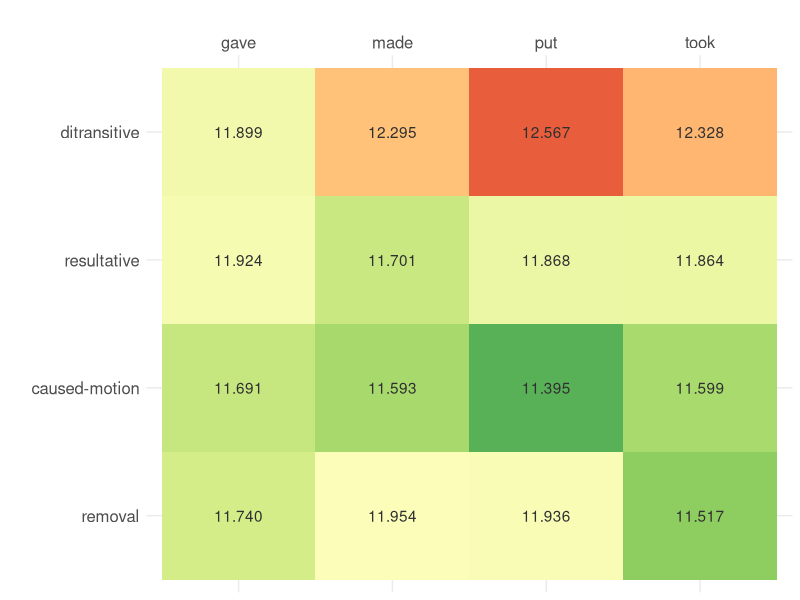
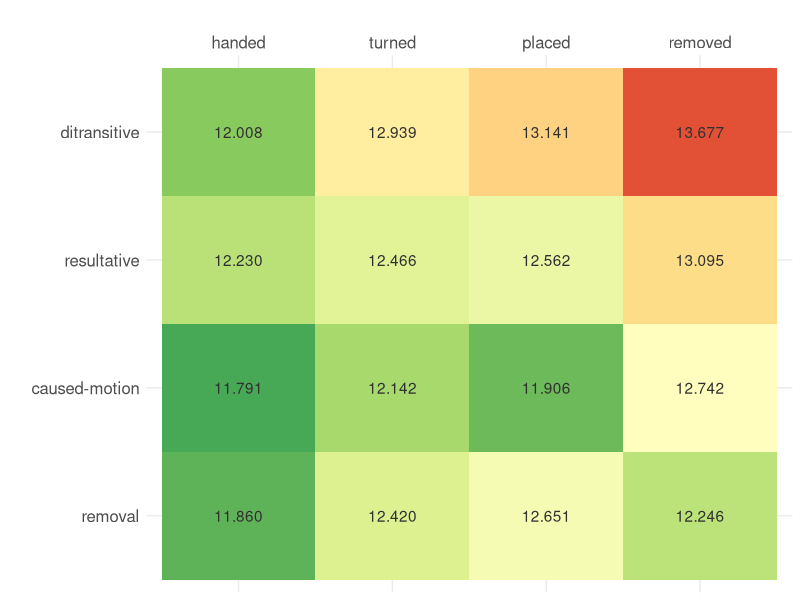
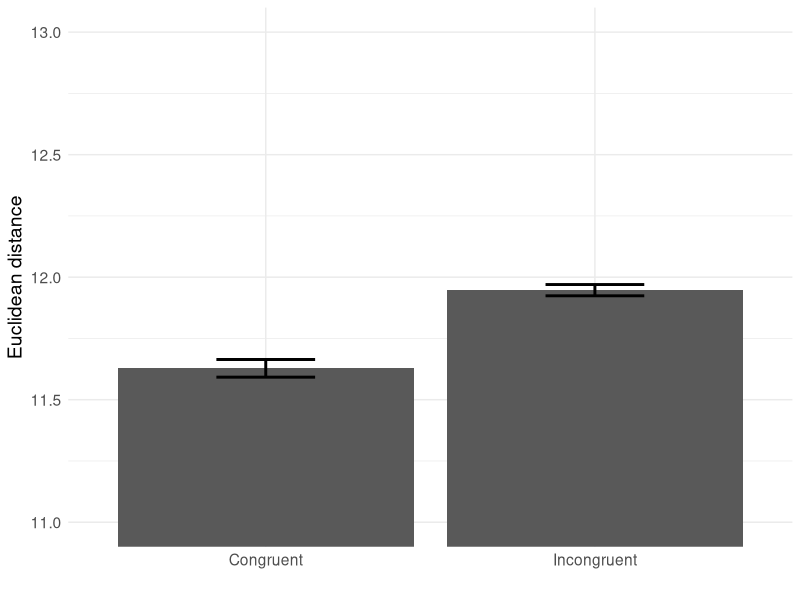
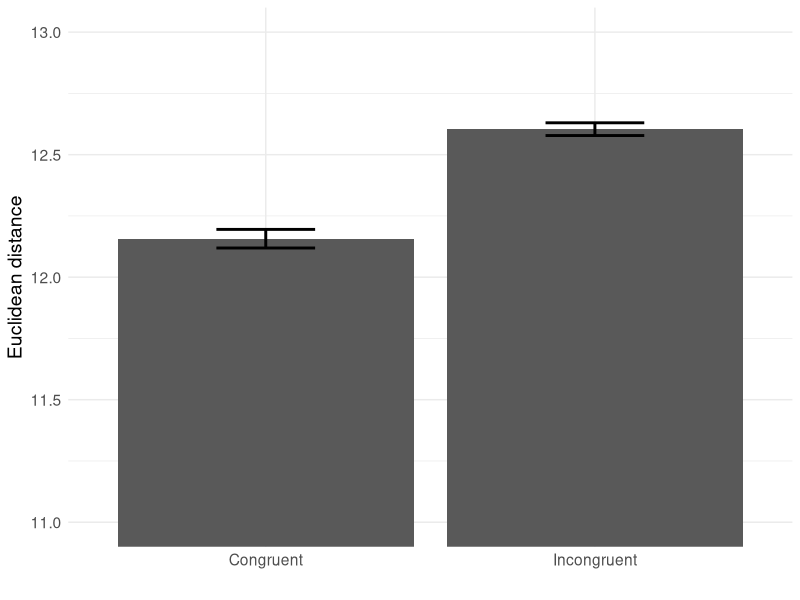
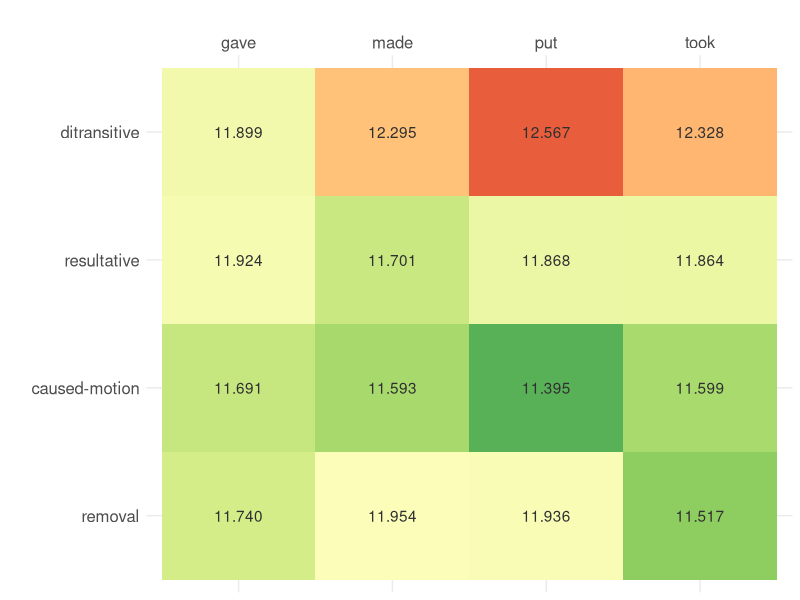
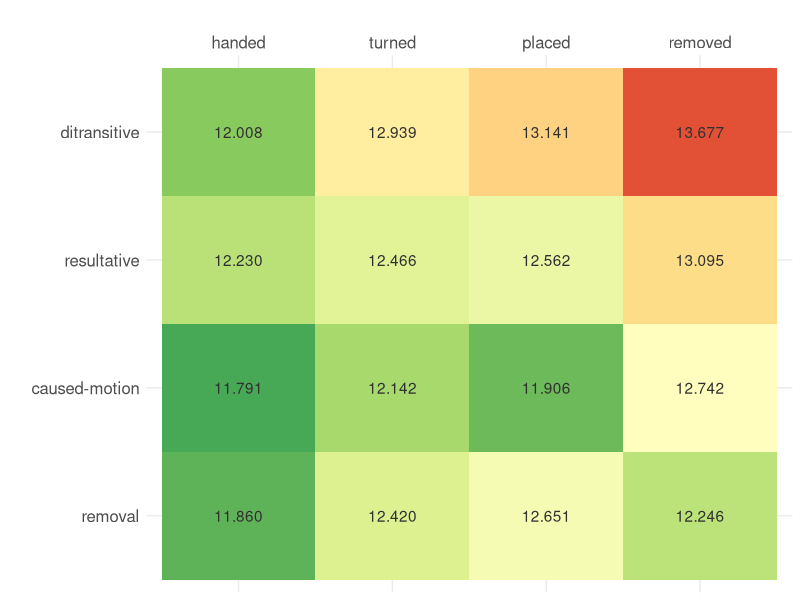
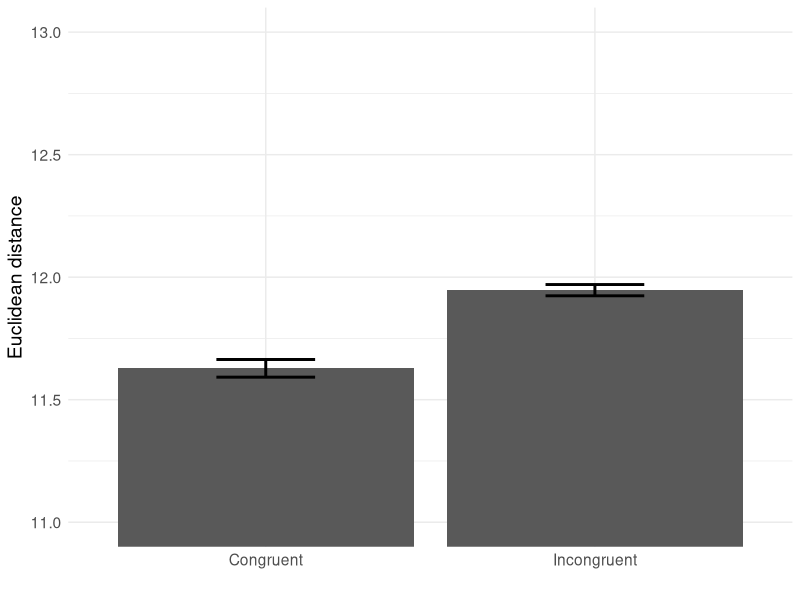
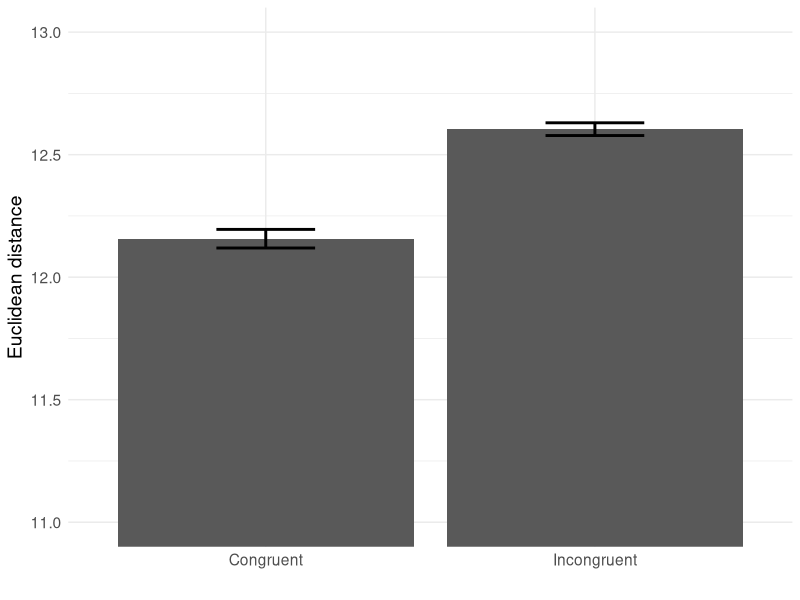

The R script that drew these images, in order:
library(tidyverse)
library(ggplot2)

high_freq_df = data.frame(
  cxn=c("ditransitive", "ditransitive", "ditransitive", "ditransitive",
        "resultative", "resultative", "resultative", "resultative",
        "caused-motion", "caused-motion", "caused-motion", "caused-motion",
        "removal", "removal", "removal", "removal"),
  verb=c("gave", "made", "put", "took",
         "gave", "made", "put", "took",
         "gave", "made", "put", "took",
         "gave", "made", "put", "took"),
  values=c(11.899, 12.295, 12.567, 12.328,
           11.924, 11.701, 11.868, 11.864,
           11.691, 11.593, 11.395, 11.599,
           11.740, 11.954, 11.936, 11.517)
) %>%
  mutate(cxn=factor(cxn, levels=rev(c(
    "ditransitive", "resultative", "caused-motion", "removal")))) %>%
  mutate(verb=factor(verb, levels=c(
    "gave", "made", "put", "took")))

low_freq_df = data.frame(
  cxn=c("ditransitive", "ditransitive", "ditransitive", "ditransitive",
        "resultative", "resultative", "resultative", "resultative",
        "caused-motion", "caused-motion", "caused-motion", "caused-motion",
        "removal", "removal", "removal", "removal"),
  verb=c("handed", "turned", "placed", "removed",
         "handed", "turned", "placed", "removed",
         "handed", "turned", "placed", "removed",
         "handed", "turned", "placed", "removed"),
  values=c(12.008, 12.939, 13.141, 13.677,
           12.230, 12.466, 12.562, 13.095,
           11.791, 12.142, 11.906, 12.742,
           11.860, 12.420, 12.651, 12.246)
) %>%
  mutate(cxn=factor(cxn, levels=rev(c(
    "ditransitive", "resultative", "caused-motion", "removal")))) %>%
  mutate(verb=factor(verb, levels=c(
    "handed", "turned", "placed", "removed")))

# fig:jg-grid-high-freq
ggplot(high_freq_df, aes(verb, cxn, fill=values)) + 
  geom_tile() +
  xlab("") +
  ylab("") +
  scale_x_discrete(position = "top") +
  scale_fill_distiller(palette = "RdYlGn",
    limits = c(min(high_freq_df$values) - 0.1, max(high_freq_df$values) + 0.1)) +
  geom_text(aes(label = sprintf("%0.3f", values)), color="#303030") +
  theme_minimal() +
  theme(legend.position = "none") +
  theme(text = element_text(size=15))

ggsave("jg-grid-high-freq.pdf", width=4.5, height=3.5)

# fig: jg-grid-low-freq
ggplot(low_freq_df, aes(verb, cxn, fill=values)) + 
  geom_tile() +
  xlab("") +
  ylab("") +
  scale_x_discrete(position = "top") +
  scale_fill_distiller(palette = "RdYlGn",
    limits = c(min(low_freq_df$values) - 0.1, max(low_freq_df$values) + 0.1)) +
  geom_text(aes(label = sprintf("%0.3f", values)), color="#303030") +
  theme_minimal() +
  theme(legend.position = "none") +
  theme(text = element_text(size=15))

ggsave("jg-grid-low-freq.pdf", width=4.5, height=3.5)


# fig:jg-barplot-high-freq
high_freq_bar_df = data.frame(
  Condition=c("Congruent", "Incongruent"),
  Distance=c(11.628, 11.947),
  CI_Distance=c(0.036, 0.023)
) %>%
  mutate(Condition=factor(Condition, levels=Condition))

high_freq_bar_df %>%
  ggplot(aes(x=Condition, y=Distance)) +
    geom_bar(stat="identity") +
    xlab("") +
    ylab("Euclidean distance") +
    coord_cartesian(ylim = c(11, 13)) + 
    geom_errorbar(aes(ymin=Distance-CI_Distance, ymax=Distance+CI_Distance),
                  position=position_dodge(0.9), width=0.3, size=1) +
    theme_minimal() +
    theme(text = element_text(size=14))

ggsave("jg-barplot-high-freq.pdf", width=3, height=3)


# fig:jg-barplot-low-freq
low_freq_bar_df = data.frame(
  Condition=c("Congruent", "Incongruent"),
  Distance=c(12.157, 12.604),
  CI_Distance=c(0.038, 0.026)
) %>%
  mutate(Condition=factor(Condition, levels=Condition))

low_freq_bar_df %>%
  ggplot(aes(x=Condition, y=Distance)) +
    geom_bar(stat="identity") +
    xlab("") +
    ylab("Euclidean distance") +
    coord_cartesian(ylim = c(11, 13)) + 
    geom_errorbar(aes(ymin=Distance-CI_Distance, ymax=Distance+CI_Distance),
                  position=position_dodge(0.9), width=0.3, size=1) +
    theme_minimal() +
    theme(text = element_text(size=14))

ggsave("jg-barplot-low-freq.pdf", width=3, height=3)
